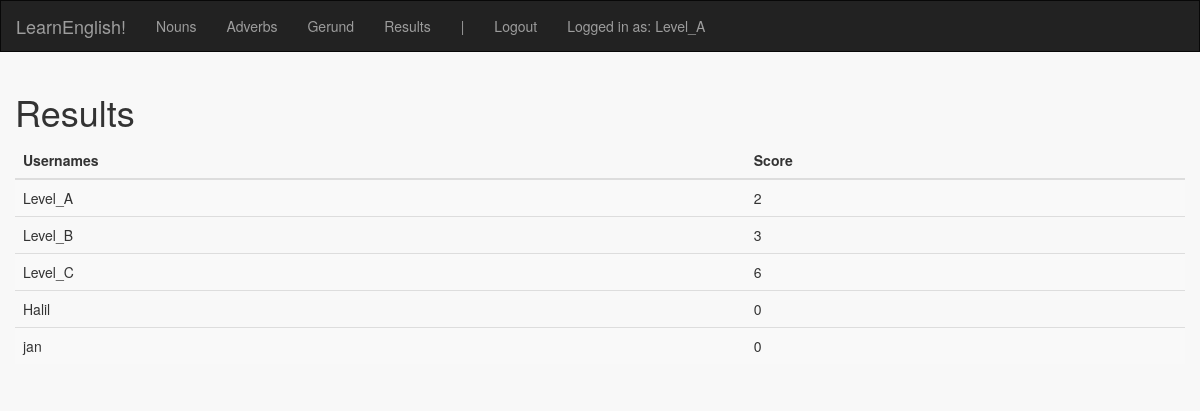
/results (signed in), run on an earlier commit of the app's database.
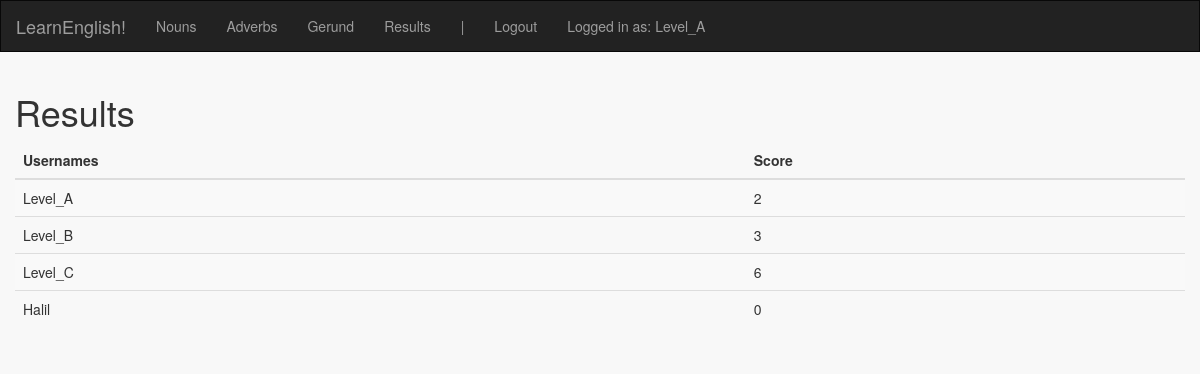
And on a later commit of the database.
### english_exercises/models.py (models this page shows, shortened)
class User(db.Model):
    id = db.Column(db.Integer, primary_key=True)
    username = db.Column(db.String(80), unique=True)
    password = db.Column(db.String(80))
    amountCorrect = db.Column(db.Integer)
    amountIncorrect = db.Column(db.Integer)
    score = db.Column(db.Integer)

### english_exercises/views.py (the view)
@app.route("/results")
@login_required
def results():
    return render_template('results.html', results=User.query.all())

### english_exercises/views.py (called while the page is built)
def login_required(f):
    @wraps(f)
    def decorated_function(*args, **kwargs):
        if session.get('logged_in') is None:
            flash("You must be logged in for this feature")
            return redirect(url_for('login', next=request.url))
        return f(*args, **kwargs)
    return decorated_function

### english_exercises/templates/results.html
{% extends "index.html" %}
{% block body %}
<h1>Results</h1>
<table class="table table-striped">
    <thead>
      <tr>
        <th>Usernames</th>
        <th>Score</th>
      </tr>
    </thead>
    <tbody>
      {% for result in results %}
      <tr>
        <td>{{ result.username }}</td>
        <td>{{ result.score }}</td>
      </tr>
      {% endfor %}
    </tbody>
</table>
{% endblock %}

### english_exercises/templates/index.html (shortened to what this page needs)
<!DOCTYPE html>
<html lang="en">
<head>
    <link href="https://maxcdn.bootstrapcdn.com/bootstrap/3.3.7/css/bootstrap.min.css" rel="stylesheet">
    <link rel=stylesheet type=text/css href="{{ url_for('static', filename='style.css') }}">
</head>
<body class="container-fluid">
  <div class="row">
    <nav id="menu" class="navbar navbar-inverse">
        <div class="navbar-header">
          <a class="navbar-brand" href="/">LearnEnglish!</a>
        </div>
        <ul class="nav navbar-nav">
            <li><a href="{{ url_for ('nouns') }}">Nouns</a></li>
            <li><a href="{{ url_for ('adverbs') }}">Adverbs</a></li>
            <li><a href="{{ url_for ('gerund') }}">Gerund</a></li>
            <li><a href="{{ url_for ('results') }}">Results</a></li>
            <li><a>|</a></li>
            {% if not session.logged_in %}
                <li><a href="{{ url_for ('login') }}">Login</a></li>
                <li><a href="{{ url_for ('register') }}">Register</a></li>
            {% else %}
                <li><a href="{{ url_for('logout') }}">Logout</a></li>
            {% endif %}
            {% if session.logged_in %}
                <li><a>Logged in as: {{ session['username'] }}</a></li>
            {% endif %}
        </ul>
    </nav>
  </div>
  <div class="row">
      <div class="col-xs-12 center">
          {% block body %}
          {% endblock %}
      </div>
  </div>
</body>
</html>

### english_exercises/static/style.css (style rules this page uses)
body { background-color: #f8f8f8 }
#menu { border-radius: 0px; }

What changed in the data, as far as the page shows it:
removed User: username "jan", score "0"
